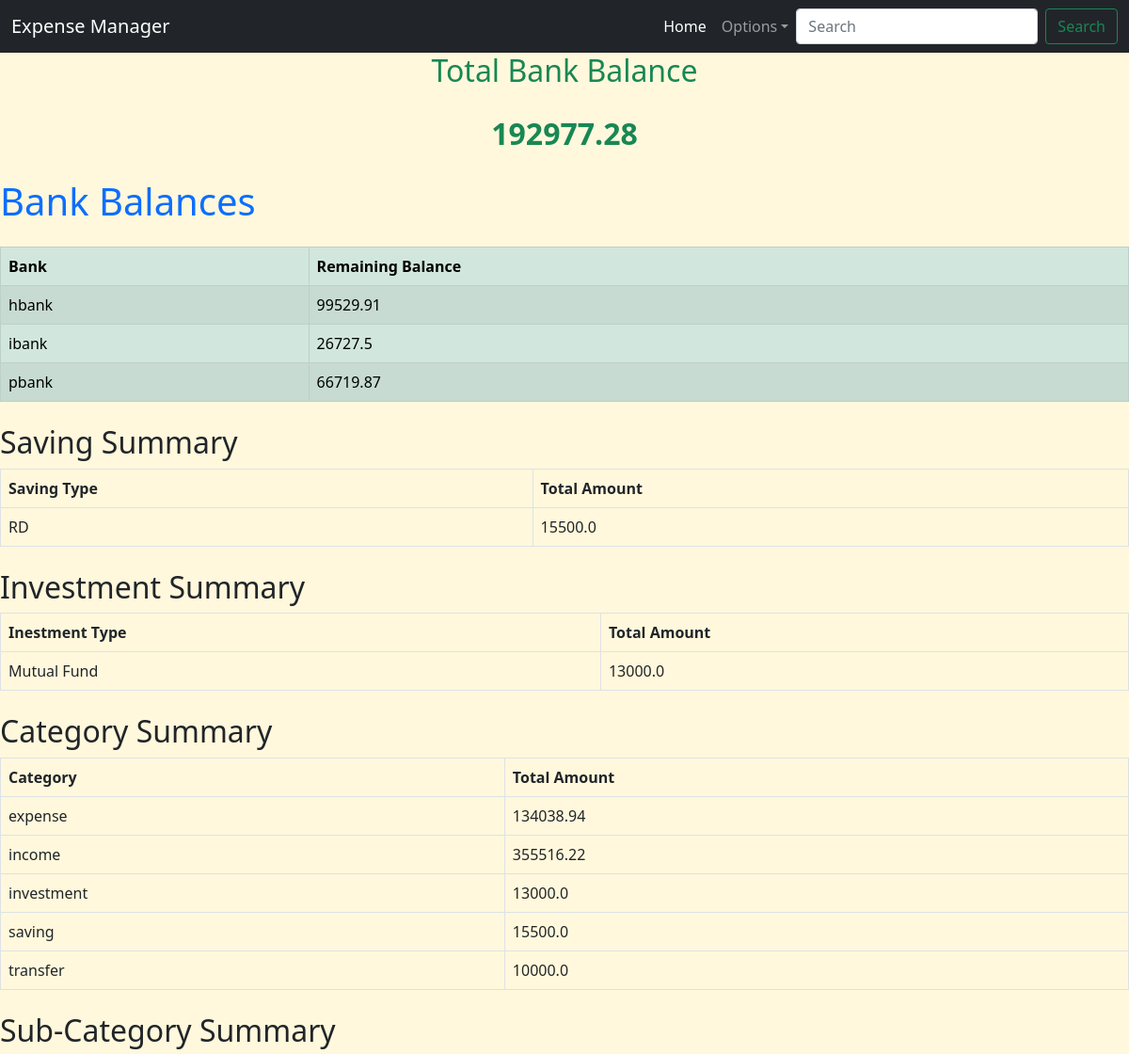
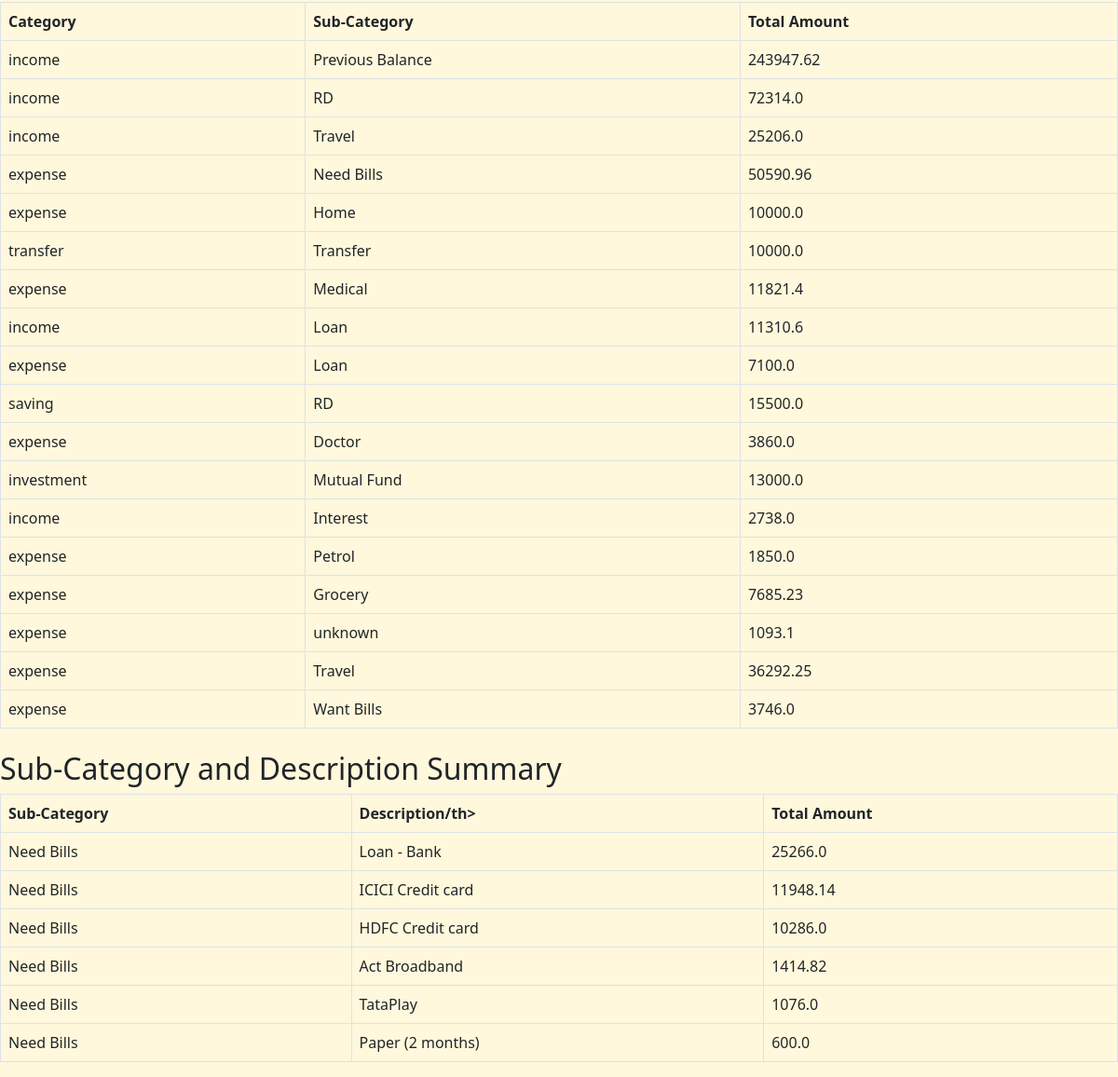
Page /summary on the committed database (2 pictures, top to bottom).
### app.py (models this page shows)
class IncomeExpenseManager(db.Model):
    id = db.Column(db.Integer, primary_key=True)
    date = db.Column(db.Date, nullable=False)
    from_bank = db.Column(db.String(10), nullable=True)
    to_bank = db.Column(db.String(10), nullable=True)
    category = db.Column(db.String(20), nullable=False)
    sub_category = db.Column(db.String(50), nullable=False)
    description = db.Column(db.String(100), nullable=False)
    amount = db.Column(db.Float, nullable=False)

### app.py (the view)
@app.route('/summary')
def category_summary():
    category_summary = db.session.query(IncomeExpenseManager.category, db.func.sum(IncomeExpenseManager.amount).label('total_amount')).group_by(IncomeExpenseManager.category).all()
    sub_category_summary = db.session.query(IncomeExpenseManager.category, IncomeExpenseManager.sub_category, db.func.sum(IncomeExpenseManager.amount).label('total_amount')).group_by(IncomeExpenseManager.category, IncomeExpenseManager.sub_category).order_by(IncomeExpenseManager.amount.label('total_amount').desc()).all()
    from_bank_summary = db.session.query(IncomeExpenseManager.from_bank, db.func.sum(IncomeExpenseManager.amount).label('balance')).filter(IncomeExpenseManager.from_bank.isnot(None)).group_by(IncomeExpenseManager.from_bank).all()
    to_bank_summary = db.session.query(IncomeExpenseManager.to_bank, db.func.sum(IncomeExpenseManager.amount).label('balance')).filter(IncomeExpenseManager.to_bank.isnot(None)).group_by(IncomeExpenseManager.to_bank).all()
    saving_summary = db.session.query(IncomeExpenseManager.sub_category, db.func.sum(IncomeExpenseManager.amount).label('total_amount')).filter(IncomeExpenseManager.category == 'saving').group_by(IncomeExpenseManager.sub_category).all()
    invest_summary = db.session.query(IncomeExpenseManager.sub_category, db.func.sum(IncomeExpenseManager.amount).label('total_amount')).filter(IncomeExpenseManager.category == 'investment').group_by(IncomeExpenseManager.sub_category).all()
    sub_cat_des_summary = db.session.query(IncomeExpenseManager.sub_category, IncomeExpenseManager.description, db.func.sum(IncomeExpenseManager.amount).label('total_amount')).filter(IncomeExpenseManager.sub_category == 'Need Bills').group_by(IncomeExpenseManager.sub_category, IncomeExpenseManager.description).order_by(IncomeExpenseManager.amount.label('total_amount').desc()).all()
    bank_balances = {}
    for bank, balance in from_bank_summary:
        bank_balances[bank] = bank_balances.get(bank, 0) - balance  # removed - above in from_bank_summary and added - here
    for bank, balance in to_bank_summary:
        bank_balances[bank] = bank_balances.get(bank, 0) + balance
    total_bank_balance = sum(bank_balances.values())
    return render_template('category_summary.html', category_summary=category_summary, sub_category_summary=sub_category_summary, bank_balances=bank_balances, saving_summary=saving_summary, invest_summary=invest_summary, total_bank_balance=total_bank_balance, sub_cat_des_summary=sub_cat_des_summary)

### templates/category_summary.html
{% extends 'base.html' %}
{% block content %}
<h2 class="mb-4 text-success text-center">Total Bank Balance</h2>
<p class="mb-4 text-success text-center fs-2"><strong>{{ total_bank_balance | round(2) }}</strong></p>
<h1 class="mb-4 text-primary">Bank Balances</h1>
{% if bank_balances %}
<table class="table table-success table-striped table-bordered table-hover">
    <thead>
        <tr>
            <th scope="col">Bank</th>
            <th scope="col">Remaining Balance</th>
        </tr>
    </thead>
    <tbody>
        {% for bank, balance in bank_balances.items() %}
        <tr>
            <td>{{ bank if bank else 'None' }}</td>
            <td>{{ balance | round(2) }}</td>
        </tr>
        {% endfor %}
    </tbody>
</table>
{% else %}
<p>No bank balances available.</p>
{% endif %}
<h2 class="mt-4">Saving Summary</h2>
{% if saving_summary %}
<table class="table table-bordered table-hover">
    <thead>
        <tr>
            <th scope="col">Saving Type</th>
            <th scope="col">Total Amount</th>
        </tr>
    </thead>
    <tbody>
        {% for saving_type, total_amount in saving_summary %}
        <tr>
            <td>{{ saving_type }}</td>
            <td>{{ total_amount | round(2) }}</td>
        </tr>
        {% endfor %}
    </tbody>
</table>
{% else %}
<p>No saving data available.</p>
{% endif %}
<h2 class="mt-4">Investment Summary</h2>
{% if invest_summary %}
<table class="table table-bordered table-hover">
    <thead>
        <tr>
            <th scope="col">Inestment Type</th>
            <th scope="col">Total Amount</th>
        </tr>
    </thead>
    <tbody>
        {% for invest_type, total_amount in invest_summary %}
        <tr>
            <td>{{ invest_type }}</td>
            <td>{{ total_amount | round(2) }}</td>
        </tr>
        {% endfor %}
    </tbody>
</table>
{% else %}
<p>No Invest data available.</p>
{% endif %}
<h2 class="mt-4">Category Summary</h2>
{% if category_summary %}
<table class="table table-bordered table-hover">
    <thead>
        <tr>
            <th scope="col">Category</th>
            <th scope="col">Total Amount</th>
        </tr>
    </thead>
    <tbody>
        {% for category, total_amount in category_summary %}
        <tr>
            <td>{{ category }}</td>
            <td>{{ total_amount | round(2) }}</td>
        </tr>
        {% endfor %}
    </tbody>
</table>
{% else %}
<p>No category data available.</p>
{% endif %}
<h2 class="mt-4">Sub-Category Summary</h2>
{% if sub_category_summary %}
<table class="table table-bordered table-hover">
    <thead>
        <tr>
            <th scope="col">Category</th>
            <th scope="col">Sub-Category</th>
            <th scope="col">Total Amount</th>
        </tr>
    </thead>
    <tbody>
        {% for category, sub_category, total_amount in sub_category_summary %}
        <tr>
            <td>{{ category }}</td>
            <td>{{ sub_category }}</td>
            <td>{{ total_amount | round(2) }}</td>
        </tr>
        {% endfor %}
    </tbody>
</table>
{% else %}
<p>No sub-category data available.</p>
{% endif %}
<h2 class="mt-4">Sub-Category and Description Summary</h2>
{% if sub_cat_des_summary %}
<table class="table table-bordered table-hover">
    <thead>
        <tr>
            <th scope="col">Sub-Category</th>
            <th scope="col">Description/th>
            <th scope="col">Total Amount</th>
        </tr>
    </thead>
    <tbody>
        {% for sub_category, desp, total_amount in sub_cat_des_summary %}
        <tr>
            <td>{{ sub_category }}</td>
            <td>{{ desp }}</td>
            <td>{{ total_amount | round(2) }}</td>
        </tr>
        {% endfor %}
    </tbody>
</table>
{% else %}
<p>No description data available.</p>
{% endif %}
{% endblock %}

### templates/base.html (shortened to what this page needs)
<!DOCTYPE html>
<html lang="en">
<head>
    <link href="https://cdn.jsdelivr.net/npm/bootstrap@5.0.2/dist/css/bootstrap.min.css" rel="stylesheet">
  </head>
<body>
    <header>
        <nav class="navbar navbar-expand-lg navbar-dark bg-dark">
            <div class="container-fluid">
              <a class="navbar-brand" href="{{url_for('index')}}">Expense Manager</a>
              <div class="collapse navbar-collapse" id="navbarSupportedContent">
                <ul class="navbar-nav ms-auto mb-2 mb-lg-0">
                  <li class="nav-item">
                    <a class="nav-link active" aria-current="page" href="{{url_for('index')}}">Home</a>
                  </li>
                  <li class="nav-item dropdown">
                    <a class="nav-link dropdown-toggle" href="#" role="button" data-bs-toggle="dropdown" aria-expanded="false">Options</a>
                  </li>
                </ul>
                <form class="d-flex" role="search">
                  <input class="form-control me-2" type="search" placeholder="Search" aria-label="Search">
                  <button class="btn btn-outline-success" type="submit">Search</button>
                </form>
              </div>
            </div>
          </nav>
    </header>
    <main>
        {% block content %}{% endblock %}
    </main>
</body>
</html>

### templates/base.html (style rules this page uses)
body { background-color: cornsilk; }

### rows in the picture
IncomeExpenseManager: category "transfer", amount "10000.0", sub_category "Transfer"
IncomeExpenseManager: category "income", sub_category "RD", amount "72314.0"
IncomeExpenseManager: category "income", sub_category "Travel", amount "25206.0"
IncomeExpenseManager: category "expense", sub_category "Home", amount "10000.0"
IncomeExpenseManager: category "expense", sub_category "Doctor", amount "3860.0"
IncomeExpenseManager: sub_category "Need Bills", description "Loan - Bank", amount "25266.0"
IncomeExpenseManager: sub_category "Need Bills", description "ICICI Credit card", amount "11948.14"
IncomeExpenseManager: sub_category "Need Bills", description "HDFC Credit card", amount "10286.0"
IncomeExpenseManager: sub_category "Need Bills", description "Act Broadband", amount "1414.82"
IncomeExpenseManager: sub_category "Need Bills", description "TataPlay", amount "1076.0"
IncomeExpenseManager: sub_category "Need Bills", description "Paper (2 months)", amount "600.0"

### other values in the picture
{{ total_bank_balance | round(2) }} "192977.28"
{{ bank if bank else 'None' }} "hbank" "ibank" "pbank"
{{ balance | round(2) }} "99529.91" "26727.5" "66719.87"
{{ saving_type }} "RD"
{{ total_amount | round(2) }} "15500.0"
{{ invest_type }} "Mutual Fund"
{{ total_amount | round(2) }} "13000.0"
{{ category }} "expense" "income" "investment" "saving"
{{ total_amount | round(2) }} "134038.94" "355516.22" "13000.0" "15500.0"
{{ category }} "income" "expense" "expense" "income" "expense" "saving" "investment" "income" "expense" "expense" "expense" "expense" "expense"
{{ sub_category }} "Previous Balance" "Need Bills" "Medical" "Loan" "Loan" "RD" "Mutual Fund" "Interest" "Petrol" "Grocery" "unknown" "Travel" "Want Bills"
{{ total_amount | round(2) }} "243947.62" "50590.96" "11821.4" "11310.6" "7100.0" "15500.0" "13000.0" "2738.0" "1850.0" "7685.23" "1093.1" "36292.25" "3746.0"
